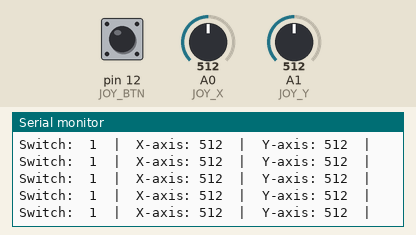
Simulated run of this sketch. Board: Arduino Uno, built with avr-gcc and run on an emulated ATmega328P. Shown: the last lines printed to the serial monitor. The inputs (shaded band) are chosen by the test bench; at power-on: A0 (JOY_X) = 512, pin 12 (JOY_BTN) HIGH, A1 (JOY_Y) = 512.

Above: at 10.4 s.
10.5 s: A0 (JOY_X) set to 989
At 10.81 s:
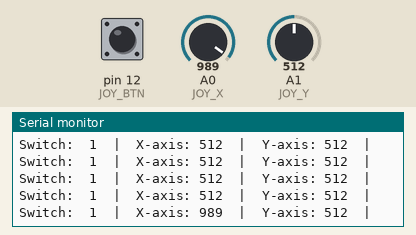
13.5 s: A0 (JOY_X) set to 1007
At 13.62 s:
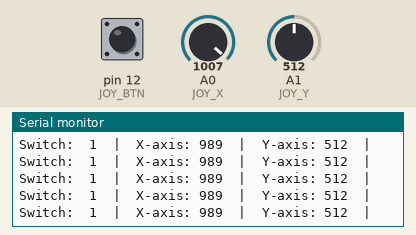
Timing chart, 0 to 16.5 s (numbered marks = the images above; inputs shaded):
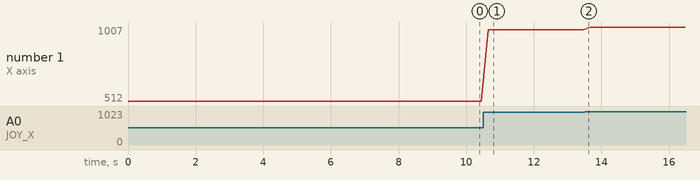

Measured:
- after the input at 10.5 s, the serial monitor: prints a new line after 0.15 s (image 1)
- plotted number 1: 512 → 989 after the input at 10.5 s, 989 → 1007 after the input at 13.5 s

The sketch:

lab44second.ino
```cpp
const int JOY_X = A0;
const int JOY_Y = A1;
const int JOY_BTN = 12;

void setup() {
  Serial.begin(9600);

  // The others(X, Y) are not necessary as they implicitly are analog.
  pinMode(JOY_BTN, INPUT_PULLUP);
}

int swState;
int xValue;
int yValue;

void loop() {
  swState = digitalRead(JOY_BTN);
  xValue = analogRead(JOY_X);
  yValue = analogRead(JOY_Y);

  Serial.print("Switch:  ");
  Serial.print(swState);
  Serial.print("  |  ");
  Serial.print("X-axis: ");
  Serial.print(xValue);
  Serial.print("  |  ");
  Serial.print("Y-axis: ");
  Serial.print(yValue);
  Serial.println("  |  ");
  delay(200);
}
```
